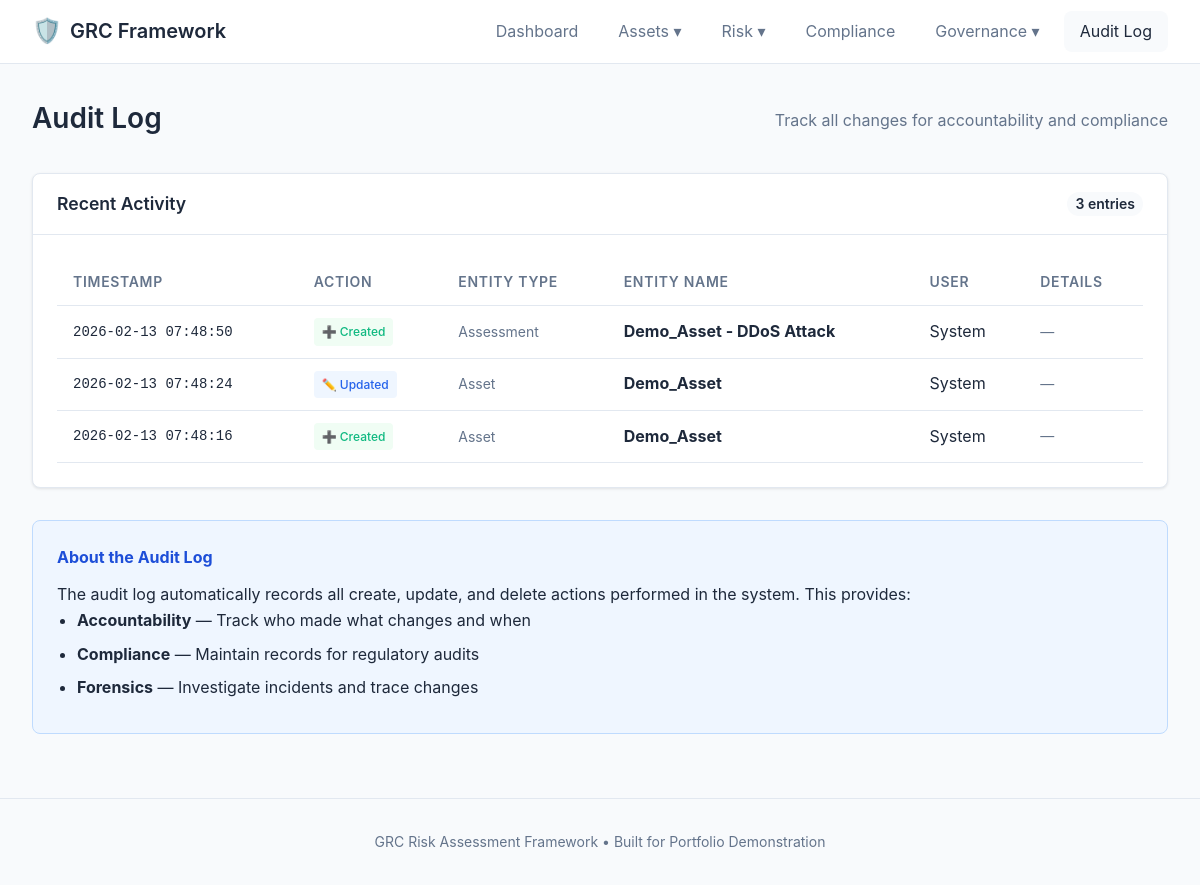
Screenshot of /audit with the database file from the repository.
### app.py (models this page shows)
class AuditLog(db.Model):
    id = db.Column(db.Integer, primary_key=True)
    action = db.Column(db.String(50), nullable=False)  # Created, Updated, Deleted
    entity_type = db.Column(db.String(50), nullable=False)  # Asset, Assessment, Policy
    entity_id = db.Column(db.Integer)
    entity_name = db.Column(db.String(200))
    details = db.Column(db.Text)
    user = db.Column(db.String(100), default='System')
    timestamp = db.Column(db.DateTime, default=datetime.utcnow)

### app.py (the view)
@app.route('/audit')
def audit_log():
    logs = AuditLog.query.order_by(AuditLog.timestamp.desc()).limit(100).all()
    return render_template('audit_log.html', logs=logs)

### templates/audit_log.html (shortened to what this page needs)
{% extends 'base.html' %}
{% block content %}
<div class="page-header">
    <h1>Audit Log</h1>
    <p class="subtitle">Track all changes for accountability and compliance</p>
</div>
<div class="card">
    <div class="card-header">
        <h2>Recent Activity</h2>
        <span class="count-badge">{{ logs|length }} entries</span>
    </div>
    <div class="card-body">
        {% if logs %}
        <table class="table audit-table">
            <thead>
                <tr>
                    <th>Timestamp</th>
                    <th>Action</th>
                    <th>Entity Type</th>
                    <th>Entity Name</th>
                    <th>User</th>
                    <th>Details</th>
                </tr>
            </thead>
            <tbody>
                {% for log in logs %}
                <tr>
                    <td class="timestamp">
                        {{ log.timestamp.strftime('%Y-%m-%d %H:%M:%S') }}
                    </td>
                    <td>
                        <span class="action-badge action-{{ log.action|lower }}">
                            {% if log.action == 'Created' %}➕
                            {% elif log.action == 'Updated' %}✏️
                            {% elif log.action == 'Deleted' %}🗑️
                            {% else %}📝{% endif %}
                            {{ log.action }}
                        </span>
                    </td>
                    <td>
                        <span class="entity-type">{{ log.entity_type }}</span>
                    </td>
                    <td>
                        <strong>{{ log.entity_name }}</strong>
                    </td>
                    <td>{{ log.user }}</td>
                    <td class="details-cell">
                        {{ log.details or '—' }}
                    </td>
                </tr>
                {% endfor %}
            </tbody>
        </table>
        {% else %}
        <div class="empty-state">
            <div class="empty-icon">📋</div>
            <h3>No Audit Entries</h3>
            <p>Activity will be logged as you use the system.</p>
        </div>
        {% endif %}
    </div>
</div>
<div class="info-box">
    <h4>About the Audit Log</h4>
    <p>The audit log automatically records all create, update, and delete actions performed in the system. This provides:</p>
    <ul>
        <li><strong>Accountability</strong> — Track who made what changes and when</li>
        <li><strong>Compliance</strong> — Maintain records for regulatory audits</li>
        <li><strong>Forensics</strong> — Investigate incidents and trace changes</li>
    </ul>
</div>
{% endblock %}

### static/style.css (style rules this page uses)
:root { --primary: #2563eb; --primary-dark: #1d4ed8; --secondary: #64748b; --success: #10b981; --warning: #f59e0b; --danger: #ef4444; --critical: #dc2626; --high: #ea580c; --medium: #eab308; --low: #22c55e; --bg: #f8fafc; --bg-card: #ffffff; --border: #e2e8f0; --text: #1e293b; --text-muted: #64748b; --radius: 8px; --shadow: 0 1px 3px rgba(0,0,0,0.1); --shadow-lg: 0 4px 6px rgba(0,0,0,0.1); }
* { margin: 0; padding: 0; box-sizing: border-box; }
body { font-family: -apple-system, BlinkMacSystemFont, 'Segoe UI', Roboto, Oxygen, Ubuntu, sans-serif; background: var(--bg); color: var(--text); line-height: 1.6; min-height: 100vh; }
.page-header { display: flex; justify-content: space-between; align-items: center; margin-bottom: 2rem; flex-wrap: wrap; gap: 1rem; }
.page-header h1 { font-size: 1.75rem; font-weight: 600; }
.subtitle { color: var(--text-muted); margin-top: 0.25rem; }
.card { background: var(--bg-card); border: 1px solid var(--border); border-radius: var(--radius); box-shadow: var(--shadow); margin-bottom: 1.5rem; }
.card-header { display: flex; justify-content: space-between; align-items: center; padding: 1rem 1.5rem; border-bottom: 1px solid var(--border); }
.card-header h2, .card-header h3 { font-size: 1.1rem; font-weight: 600; }
.card-body { padding: 1.5rem; }
.table { width: 100%; border-collapse: collapse; }
.table th, .table td { padding: 0.75rem 1rem; text-align: left; border-bottom: 1px solid var(--border); }
.table th { font-weight: 600; color: var(--text-muted); font-size: 0.875rem; text-transform: uppercase; letter-spacing: 0.05em; }
.count-badge { display: inline-flex; align-items: center; justify-content: center; min-width: 24px; height: 24px; padding: 0 0.5rem; background: var(--bg); border-radius: 9999px; font-size: 0.875rem; font-weight: 600; }
.audit-table .timestamp { font-family: monospace; font-size: 0.875rem; white-space: nowrap; }
.action-badge { display: inline-flex; align-items: center; gap: 0.25rem; padding: 0.25rem 0.5rem; border-radius: 4px; font-size: 0.75rem; font-weight: 500; }
.action-created { background: #f0fdf4; color: var(--success); }
.action-updated { background: #eff6ff; color: var(--primary); }
.entity-type { font-size: 0.875rem; color: var(--text-muted); }
.details-cell { max-width: 200px; font-size: 0.875rem; color: var(--text-muted); }
.info-box { background: #eff6ff; border: 1px solid #bfdbfe; border-radius: var(--radius); padding: 1.5rem; margin-top: 2rem; }
.info-box h4 { margin-bottom: 0.75rem; color: var(--primary-dark); }
.info-box ul { margin-left: 1.25rem; }
.info-box li { margin-bottom: 0.5rem; }

### rows the page displays
AuditLog: timestamp "2026-02-13 07:48:50", action "Created", entity_type "Assessment", entity_name "Demo_Asset - DDoS Attack", user "System", details "—"
AuditLog: timestamp "2026-02-13 07:48:24", action "Updated", entity_type "Asset", entity_name "Demo_Asset", user "System", details "—"
AuditLog: timestamp "2026-02-13 07:48:16", action "Created", entity_type "Asset", entity_name "Demo_Asset", user "System", details "—"

### other values shown
{{ logs|length }} "3"
